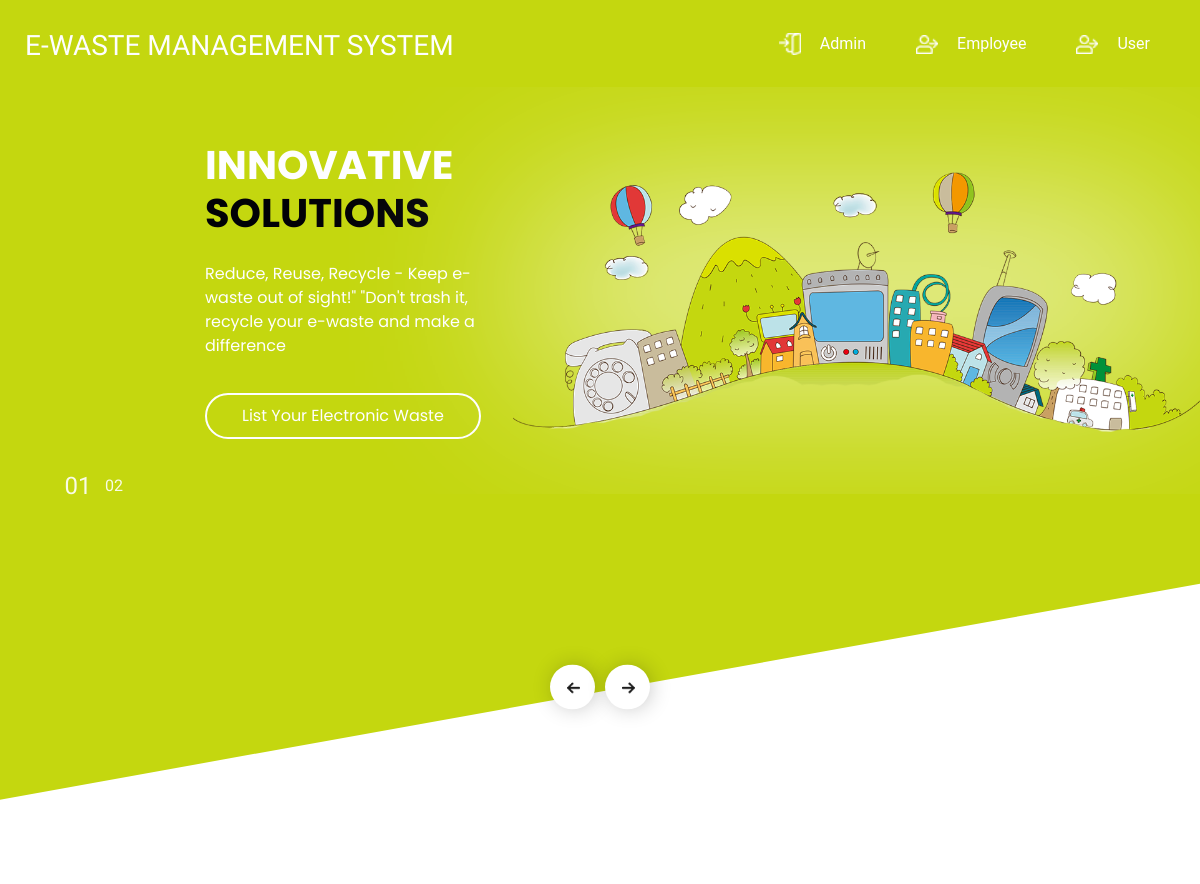
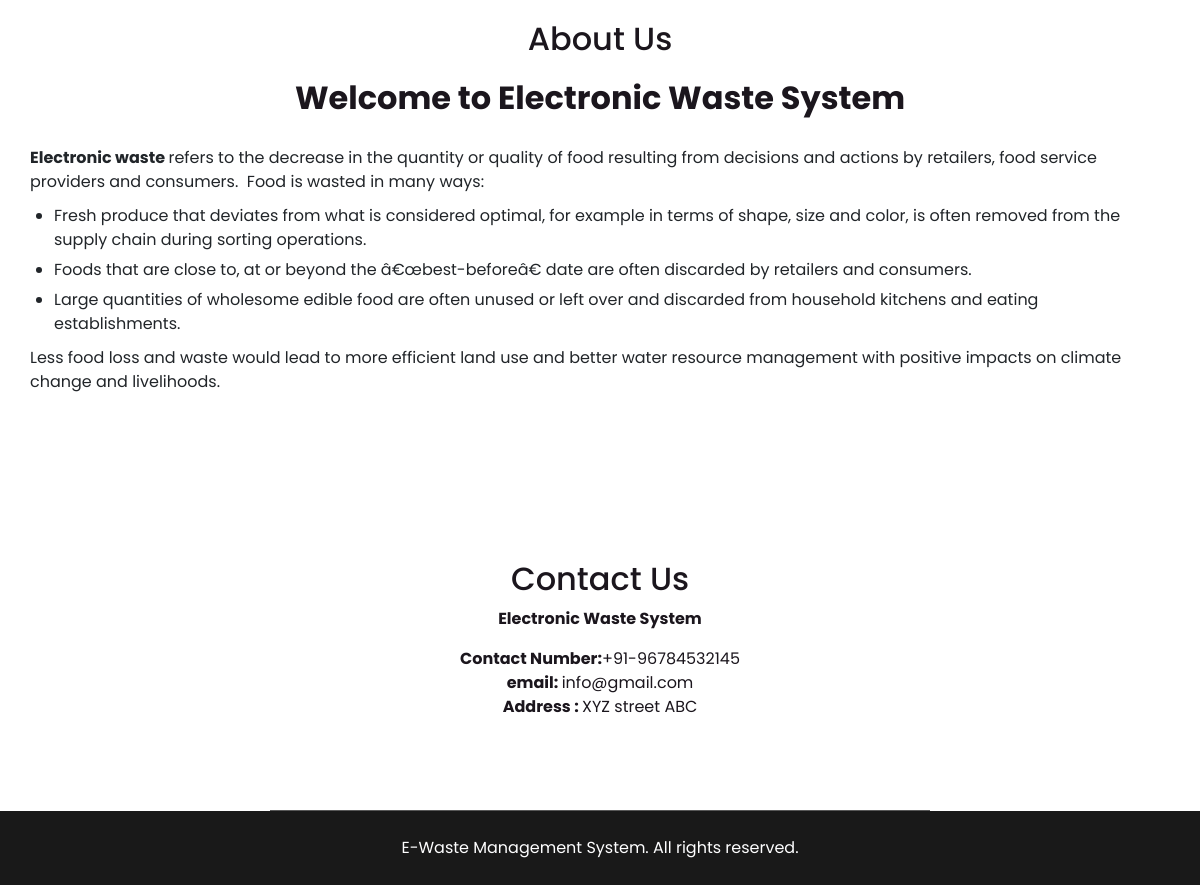
Page /ewms/index.php on the committed database (2 pictures, top to bottom).
### tables this page shows
CREATE TABLE `tblpages` (
  `ID` int(11) NOT NULL,
  `PageType` varchar(200) DEFAULT NULL,
  `PageTitle` mediumtext DEFAULT NULL,
  `PageDescription` mediumtext DEFAULT NULL,
  `UpdationDate` timestamp NULL DEFAULT NULL ON UPDATE current_timestamp()
);

### ewms/index.php (the view, shortened to what this page needs)
<!DOCTYPE html>
<html>
<head>
  <link rel="stylesheet" type="text/css"
    href="https://cdnjs.cloudflare.com/ajax/libs/OwlCarousel2/2.1.3/assets/owl.carousel.min.css" />
  <link rel="stylesheet" type="text/css" href="css/bootstrap.css" />
  <link href="css/style.css" rel="stylesheet" />
  <link href="css/responsive.css" rel="stylesheet" />
</head>
<body>
  <div class="hero_area">
    <?php include_once('includes/header.php');?>
    <section class=" slider_section position-relative">
      <div id="carouselExampleIndicators" class="carousel slide" data-ride="carousel">
        <ol class="carousel-indicators">
          <li data-target="#carouselExampleIndicators" data-slide-to="0" class="active">01</li>
          <li data-target="#carouselExampleIndicators" data-slide-to="1">02</li>
        </ol>
        <div class="carousel-inner">
          <div class="carousel-item active">
            <div class="row">
              <div class="col-md-3 offset-md-2">
                <div class="slider_detail">
                  <h1>
                    INNOVATIVE
                    <span>
                      SOLUTIONS
                    </span>
                  </h1>
                  <p>
                    Reduce, Reuse, Recycle - Keep e-waste out of sight!" "Don't trash it, recycle your e-waste and make a difference
                  </p>
                  <div>
                    <a href="users/login.php">
                      List Your Electronic Waste
                    </a>
                  </div>
                </div>
              </div>
              <div class="col-md-7">
                <div class="slider_img-box">
                  <img src="images/slider-img.png" alt="">
                </div>
              </div>
            </div>
          </div>
        </div>
        <div class="carousel_btn-container">
          <a class="carousel-control-prev" href="#carouselExampleIndicators" role="button" data-slide="prev">
          </a>
          <a class="carousel-control-next" href="#carouselExampleIndicators" role="button" data-slide="next">
          </a>
        </div>
      </div>
    </section>
  </div>
  <section class="about_section layout_padding">
    <div class="container">
      <h2>
        About Us
      </h2>
      <?php
$ret=mysqli_query($con,"select * from tblpages where PageType='aboutus' ");
while ($row=mysqli_fetch_array($ret)) {
?>
      <p>
        <?php  echo $row['PageDescription'];?>
      </p><?php } ?>
    </div>
  </section>
  <section class="team_section layout_padding">
    <div class="container">
      <h2>
        Contact Us
      </h2>
      <?php
$ret=mysqli_query($con,"select * from tblpages where PageType='contactus' ");
while ($row=mysqli_fetch_array($ret)) {
?>
      <p>
       <?php  echo $row['PageDescription'];?>
      </p><?php } ?>
    </div>
  </section>
  <hr class="footer_hr">
  <?php include_once('includes/footer.php');?>
</body>
</html>

### ewms/css/style.css (style rules this page uses)
body { font-family: "Poppins", sans-serif; color: #1b161d; background-color: #ffffff; }
.layout_padding { padding: 75px 0; }
.hero_area { height: 98vh; position: relative; }
.hero_area::before { content: ""; position: absolute; width: 100%; height: 102%; left: 0; top: 0; background-color: #c4d70f; clip-path: polygon(0 0, 100% 0, 100% 73%, 0% 100%); }
a, a:hover, a:focus { text-decoration: none; }
.slider_section .row { align-items: center; }
.slider_detail { color: #fefeff; }
.slider_detail h1 { font-weight: bold; text-transform: uppercase; }
.slider_detail h1 span { color: #010106; }
.slider_detail p { margin: 25px 0 35px 0; }
.slider_detail a { display: inline-block; padding: 9px 35px; border: 2px solid #fefeff; color: #fefeff; border-radius: 35px; }
.slider_img-box img { width: 100%; position: relative; z-index: 2; }
.slider_img-box::after { content: ""; position: absolute; top: 50%; left: 50%; transform: translate(-50%, -50%); width: 90%; height: 40%; background-color: #fff; filter: blur(95px) opacity(.7); }
.slider_section .carousel-indicators { font-family: 'Dosis', sans-serif; font-weight: 500; color: #fff; justify-content: flex-start; margin: 0; left: 5%; align-self: center; }
.slider_section .carousel-indicators li { text-indent: initial; background-color: transparent; text-align: center; font-size: 16px; line-height: 10px; opacity: 0.9; }
.slider_section .carousel-indicators .active { font-size: 24px; }
.slider_section #carouselExampleControls, .carousel-inner, .carousel-item { height: 100%; }
.slider_section .carousel_btn-container { width: 100px; position: absolute; top: 75vh; display: flex; justify-content: space-between; left: 50%; transform: translateX(-50%); z-index: 999; }
.slider_section .carousel-control-prev, .slider_section .carousel-control-next { position: relative; width: 45px; height: 45px; border: none; border-radius: 100%; opacity: 1; background-repeat: no-repeat; background-size: 28px; background-position: center; background-color: #fff; transform: translateY(-50%); -webkit-box-shadow: 2px 0px 23px -4px rgba(0, 0, 0, 0.32); -moz-box-shadow: 2px 0px 23px -4px rgba(0, 0, 0, 0.32); box-shadow: 2px 0px 23px -4px rgba(0, 0, 0, 0.32); }
.slider_section .carousel-control-prev { background-image: url(../images/left-black-arrow.png); }
.slider_section .carousel-control-next { background-image: url(../images/right-black-arrow.png); }
.about_section { margin-top: 45px; text-align: center; }
.team_section { text-align: center; }
.footer_hr { position: relative; width: 55%; margin: 0 auto; background-color: #626262; }

### ewms/css/responsive.css (style rules this page uses)
@media (min-width: 1200px) { .container { max-width: 1170px; } }

### rows in the picture
tblpages: PageDescription "Welcome to Electronic Waste System Electronic waste refers to the decrease in the quantity or quality of food resulting from decisions and actions by retailers, food service providers and consumers. Food is wasted in many ways: Fresh produce that deviates from what is considered optimal, for example in terms of shape, size and color, is often removed from the supply chain during sorting operations. Foods that are close to, at or beyond the â€œbest-beforeâ€ date are often discarded by retailers and consumers. Large quantities of wholesome edible food are often unused or left over and discarded from household kitchens and eating establishments. Less food loss and waste would lead to more…"
tblpages: PageDescription "Electronic Waste System Contact Number: +91-96784532145 email: info@gmail.com Address : XYZ street ABC"
